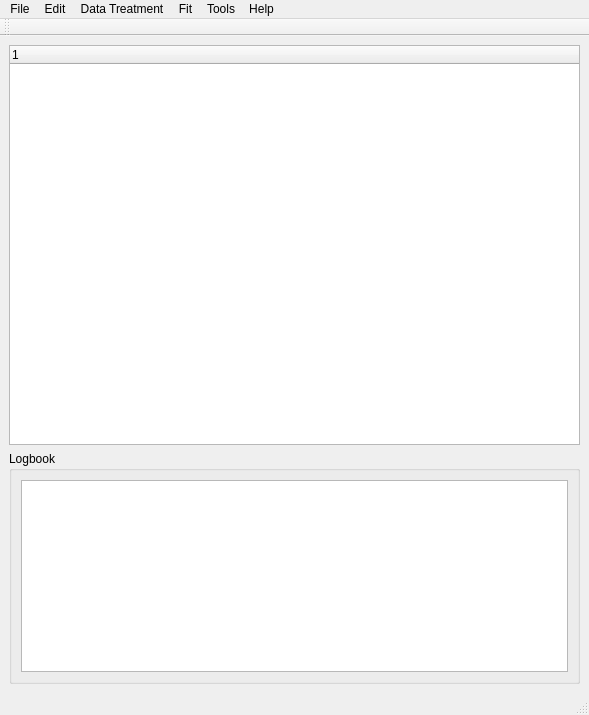
<?xml version="1.0" encoding="UTF-8"?>
<ui version="4.0">
 <class>mainGuisaxsWindows</class>
 <widget class="QMainWindow" name="mainGuisaxsWindows">
  <property name="geometry">
   <rect>
    <x>0</x>
    <y>0</y>
    <width>589</width>
    <height>712</height>
   </rect>
  </property>
  <property name="windowTitle">
   <string>MainWindow</string>
  </property>
  <property name="statusTip">
   <string/>
  </property>
  <widget class="QWidget" name="centralwidget">
   <layout class="QVBoxLayout" name="verticalLayout_5">
    <item>
     <widget class="QTreeWidget" name="treeWidget">
      <property name="minimumSize">
       <size>
        <width>0</width>
        <height>400</height>
       </size>
      </property>
      <property name="alternatingRowColors">
       <bool>false</bool>
      </property>
      <property name="rootIsDecorated">
       <bool>true</bool>
      </property>
      <property name="itemsExpandable">
       <bool>true</bool>
      </property>
      <property name="animated">
       <bool>true</bool>
      </property>
      <property name="expandsOnDoubleClick">
       <bool>true</bool>
      </property>
      <column>
       <property name="text">
        <string notr="true">1</string>
       </property>
      </column>
     </widget>
    </item>
    <item>
     <widget class="QGroupBox" name="groupBox_2">
      <property name="sizePolicy">
       <sizepolicy hsizetype="Expanding" vsizetype="Fixed">
        <horstretch>0</horstretch>
        <verstretch>0</verstretch>
       </sizepolicy>
      </property>
      <property name="maximumSize">
       <size>
        <width>16777215</width>
        <height>400</height>
       </size>
      </property>
      <property name="title">
       <string>Logbook</string>
      </property>
      <layout class="QVBoxLayout" name="verticalLayout_4">
       <item>
        <widget class="QTextBrowser" name="multitxt">
         <property name="sizePolicy">
          <sizepolicy hsizetype="Expanding" vsizetype="Expanding">
           <horstretch>0</horstretch>
           <verstretch>0</verstretch>
          </sizepolicy>
         </property>
         <property name="font">
          <font>
           <pointsize>11</pointsize>
          </font>
         </property>
        </widget>
       </item>
      </layout>
     </widget>
    </item>
   </layout>
  </widget>
  <widget class="QMenuBar" name="menubar">
   <property name="geometry">
    <rect>
     <x>0</x>
     <y>0</y>
     <width>589</width>
     <height>21</height>
    </rect>
   </property>
   <widget class="QMenu" name="menuFile">
    <property name="title">
     <string>File</string>
    </property>
    <widget class="QMenu" name="menuRecents">
     <property name="title">
      <string>Recents</string>
     </property>
    </widget>
    <widget class="QMenu" name="menuExport">
     <property name="title">
      <string>Export As</string>
     </property>
     <property name="icon">
      <iconset>
       <normaloff>../images/synchronize.png</normaloff>../images/synchronize.png</iconset>
     </property>
     <addaction name="actionExport"/>
     <addaction name="actionExport_as_nm_1"/>
     <addaction name="actionseparated_text_file"/>
    </widget>
    <addaction name="actionOpen"/>
    <addaction name="actionOpen_Dataset"/>
    <addaction name="actionAppend_Dataset"/>
    <addaction name="separator"/>
    <addaction name="menuRecents"/>
    <addaction name="separator"/>
    <addaction name="actionSave"/>
    <addaction name="actionSave_As"/>
    <addaction name="menuExport"/>
    <addaction name="separator"/>
    <addaction name="actionGenerate_treatment_file"/>
    <addaction name="separator"/>
    <addaction name="actionReset_datas"/>
    <addaction name="separator"/>
    <addaction name="actionExit"/>
   </widget>
   <widget class="QMenu" name="menuEdit">
    <property name="title">
     <string>Edit</string>
    </property>
    <addaction name="actionSelect_All"/>
    <addaction name="actionUnselect_All"/>
    <addaction name="separator"/>
    <addaction name="actionSelect_Only_Parents"/>
    <addaction name="actionSelect_Only_Childs"/>
    <addaction name="separator"/>
    <addaction name="actionRefresh_from_file"/>
    <addaction name="actionRename"/>
    <addaction name="actionRemove"/>
    <addaction name="actionRemove_selected"/>
    <addaction name="actionRemove_UNselected"/>
    <addaction name="actionDuplicate"/>
    <addaction name="actionDuplicate_without_links"/>
    <addaction name="actionRemove_dependencies"/>
    <addaction name="separator"/>
    <addaction name="actionClip_Q_range"/>
    <addaction name="actionScale_Q_range"/>
    <addaction name="actionConcatenate"/>
    <addaction name="separator"/>
    <addaction name="actionCalculator"/>
    <addaction name="actionAddReferenceValue"/>
    <addaction name="separator"/>
    <addaction name="actionChange_color"/>
    <addaction name="separator"/>
    <addaction name="actionSet_as_reference"/>
    <addaction name="actionSet_as_Background"/>
    <addaction name="separator"/>
    <addaction name="actionInfo"/>
   </widget>
   <widget class="QMenu" name="menuData_Treatment">
    <property name="title">
     <string>Data Treatment</string>
    </property>
   </widget>
   <widget class="QMenu" name="menuFit">
    <property name="title">
     <string>Fit</string>
    </property>
   </widget>
   <widget class="QMenu" name="menuTools">
    <property name="title">
     <string>Tools</string>
    </property>
    <addaction name="actionX_ray_absorption"/>
    <addaction name="actionFind_peaks"/>
    <addaction name="actionSmooth"/>
    <addaction name="actionDerivate"/>
    <addaction name="actionInterpolate"/>
    <addaction name="actionGenerate_Noise"/>
    <addaction name="actionStatistics"/>
   </widget>
   <widget class="QMenu" name="menuHelp">
    <property name="title">
     <string>Help</string>
    </property>
    <widget class="QMenu" name="menuDocuments">
     <property name="title">
      <string>Documents</string>
     </property>
     <property name="icon">
      <iconset>
       <normalon>../images/environ.png</normalon>
      </iconset>
     </property>
    </widget>
    <addaction name="menuDocuments"/>
    <addaction name="separator"/>
    <addaction name="actionGenerate_desktop_shortcut"/>
    <addaction name="actionInstall_pyFAI"/>
    <addaction name="actionInstall_Xraylib"/>
    <addaction name="separator"/>
    <addaction name="actionChanges"/>
    <addaction name="actionLicence"/>
    <addaction name="actionAbout"/>
    <addaction name="separator"/>
   </widget>
   <addaction name="menuFile"/>
   <addaction name="menuEdit"/>
   <addaction name="menuData_Treatment"/>
   <addaction name="menuFit"/>
   <addaction name="menuTools"/>
   <addaction name="menuHelp"/>
  </widget>
  <widget class="QStatusBar" name="statusbar"/>
  <widget class="QToolBar" name="toolBar">
   <property name="windowTitle">
    <string>toolBar</string>
   </property>
   <attribute name="toolBarArea">
    <enum>TopToolBarArea</enum>
   </attribute>
   <attribute name="toolBarBreak">
    <bool>false</bool>
   </attribute>
  </widget>
  <action name="actionOpen">
   <property name="icon">
    <iconset>
     <normalon>../images/fileopen.png</normalon>
    </iconset>
   </property>
   <property name="text">
    <string>Open</string>
   </property>
  </action>
  <action name="actionOpen_Dataset">
   <property name="icon">
    <iconset>
     <normalon>../images/chart_params.png</normalon>
    </iconset>
   </property>
   <property name="text">
    <string>Open Dataset</string>
   </property>
  </action>
  <action name="actionExit">
   <property name="icon">
    <iconset>
     <normalon>../images/fileclose.png</normalon>
    </iconset>
   </property>
   <property name="text">
    <string>Exit</string>
   </property>
  </action>
  <action name="actionSave">
   <property name="icon">
    <iconset>
     <normalon>../images/filesave.png</normalon>
    </iconset>
   </property>
   <property name="text">
    <string>Save</string>
   </property>
  </action>
  <action name="actionSave_As">
   <property name="icon">
    <iconset>
     <normalon>../images/filesaveas.png</normalon>
    </iconset>
   </property>
   <property name="text">
    <string>Save As</string>
   </property>
  </action>
  <action name="actionReset_datas">
   <property name="text">
    <string>Reset datas</string>
   </property>
  </action>
  <action name="actionSelect_All">
   <property name="text">
    <string>Select All</string>
   </property>
  </action>
  <action name="actionUnselect_All">
   <property name="text">
    <string>Unselect All</string>
   </property>
  </action>
  <action name="actionRefresh_from_file">
   <property name="text">
    <string>Refresh from file</string>
   </property>
  </action>
  <action name="actionRename">
   <property name="text">
    <string>Rename</string>
   </property>
  </action>
  <action name="actionRemove">
   <property name="text">
    <string>Remove</string>
   </property>
  </action>
  <action name="actionDuplicate">
   <property name="text">
    <string>Duplicate</string>
   </property>
  </action>
  <action name="actionDuplicate_without_links">
   <property name="text">
    <string>Duplicate without links</string>
   </property>
  </action>
  <action name="actionClip_Q_range">
   <property name="text">
    <string>Clip Q range</string>
   </property>
  </action>
  <action name="actionScale_Q_range">
   <property name="text">
    <string>Scale Q range</string>
   </property>
  </action>
  <action name="actionConcatenate">
   <property name="text">
    <string>Concatenate</string>
   </property>
  </action>
  <action name="actionDerivate">
   <property name="text">
    <string>Derivate</string>
   </property>
  </action>
  <action name="actionSmooth">
   <property name="text">
    <string>Smooth</string>
   </property>
  </action>
  <action name="actionFind_Peaks">
   <property name="text">
    <string>Find Peaks</string>
   </property>
  </action>
  <action name="actionInterpolate">
   <property name="text">
    <string>Interpolate</string>
   </property>
  </action>
  <action name="actionCalculator">
   <property name="text">
    <string>Calculator</string>
   </property>
  </action>
  <action name="actionStatistics">
   <property name="text">
    <string>Statistics</string>
   </property>
  </action>
  <action name="actionGenerate_Noise">
   <property name="text">
    <string>Generate Noise</string>
   </property>
  </action>
  <action name="actionTransmission_and_Background_correction">
   <property name="text">
    <string>Transmission and Background correction</string>
   </property>
  </action>
  <action name="actionCalculate_Resolution_function">
   <property name="text">
    <string>Calculate Resolution function</string>
   </property>
  </action>
  <action name="actionDesmearing">
   <property name="text">
    <string>Desmearing</string>
   </property>
  </action>
  <action name="actionAbsolute_scaling">
   <property name="text">
    <string>Absolute scaling</string>
   </property>
  </action>
  <action name="actionRadial_averaging">
   <property name="text">
    <string>Radial averaging</string>
   </property>
  </action>
  <action name="actionInvariant">
   <property name="text">
    <string>Invariant</string>
   </property>
  </action>
  <action name="actionX_ray_absorption">
   <property name="text">
    <string>X-ray absorption</string>
   </property>
  </action>
  <action name="actionX_ray_absorption_Xraylib">
   <property name="text">
    <string>X-ray absorption Xraylib</string>
   </property>
  </action>
  <action name="actionFind_peaks">
   <property name="text">
    <string>Find peaks</string>
   </property>
  </action>
  <action name="actionChanges">
   <property name="icon">
    <iconset>
     <normalon>../images/edit24.png</normalon>
    </iconset>
   </property>
   <property name="text">
    <string>Changes</string>
   </property>
  </action>
  <action name="actionLicence">
   <property name="icon">
    <iconset>
     <normaloff>../images/editcopy.png</normaloff>../images/editcopy.png</iconset>
   </property>
   <property name="text">
    <string>License</string>
   </property>
  </action>
  <action name="actionAbout">
   <property name="icon">
    <iconset>
     <normaloff>../images/breakpoint_cond_small.png</normaloff>../images/breakpoint_cond_small.png</iconset>
   </property>
   <property name="text">
    <string>About</string>
   </property>
  </action>
  <action name="actionAppend_Dataset">
   <property name="icon">
    <iconset>
     <normalon>../images/fileimport.png</normalon>
    </iconset>
   </property>
   <property name="text">
    <string>Append a Dataset</string>
   </property>
  </action>
  <action name="actionExport">
   <property name="icon">
    <iconset>
     <normaloff>../images/environ.png</normaloff>../images/environ.png</iconset>
   </property>
   <property name="text">
    <string>big text file</string>
   </property>
  </action>
  <action name="actionAddReferenceValue">
   <property name="text">
    <string>Add a reference value</string>
   </property>
  </action>
  <action name="actionRemove_dependencies">
   <property name="text">
    <string>Remove dependencies</string>
   </property>
  </action>
  <action name="actionTest">
   <property name="text">
    <string>test</string>
   </property>
  </action>
  <action name="actionModels_2">
   <property name="text">
    <string>Models</string>
   </property>
  </action>
  <action name="actionQsdqsd">
   <property name="text">
    <string>qsdqsd</string>
   </property>
  </action>
  <action name="actionBlablqsd">
   <property name="text">
    <string>blablqsd</string>
   </property>
  </action>
  <action name="actionDoc">
   <property name="text">
    <string>doc</string>
   </property>
  </action>
  <action name="actionChange_color">
   <property name="text">
    <string>Change color</string>
   </property>
  </action>
  <action name="actionSet_as_reference">
   <property name="text">
    <string>Set as reference or solvent</string>
   </property>
  </action>
  <action name="actionSet_as_Background">
   <property name="text">
    <string>Set as Dark/Background</string>
   </property>
  </action>
  <action name="actionRemove_selected">
   <property name="text">
    <string>Remove selected</string>
   </property>
  </action>
  <action name="actionSelect_Only_Parents">
   <property name="text">
    <string>Select Only Parents</string>
   </property>
  </action>
  <action name="actionSelect_Only_Childs">
   <property name="text">
    <string>Select Only Childs</string>
   </property>
  </action>
  <action name="actionGenerate_treatment_file">
   <property name="enabled">
    <bool>false</bool>
   </property>
   <property name="text">
    <string>Generate treatment file</string>
   </property>
  </action>
  <action name="actionInfo">
   <property name="text">
    <string>Info</string>
   </property>
  </action>
  <action name="actionRemove_UNselected">
   <property name="text">
    <string>Remove UNselected</string>
   </property>
  </action>
  <action name="actionExport_as_nm_1">
   <property name="icon">
    <iconset>
     <normaloff>../images/advanced.png</normaloff>../images/advanced.png</iconset>
   </property>
   <property name="text">
    <string>dat file nm-1</string>
   </property>
  </action>
  <action name="actionseparated_text_file">
   <property name="icon">
    <iconset>
     <normaloff>../images/blue-documents-stack.png</normaloff>../images/blue-documents-stack.png</iconset>
   </property>
   <property name="text">
    <string>separated text files</string>
   </property>
  </action>
  <action name="actionGenerate_desktop_shortcut">
   <property name="icon">
    <iconset>
     <normaloff>../images/configure.png</normaloff>../images/configure.png</iconset>
   </property>
   <property name="text">
    <string>Generate desktop shortcut</string>
   </property>
  </action>
  <action name="actionInstall_pyFAI">
   <property name="text">
    <string>Install pyFAI</string>
   </property>
  </action>
  <action name="actionInstall_Xraylib">
   <property name="text">
    <string>Install Xraylib</string>
   </property>
  </action>
 </widget>
 <resources/>
 <connections/>
</ui>
